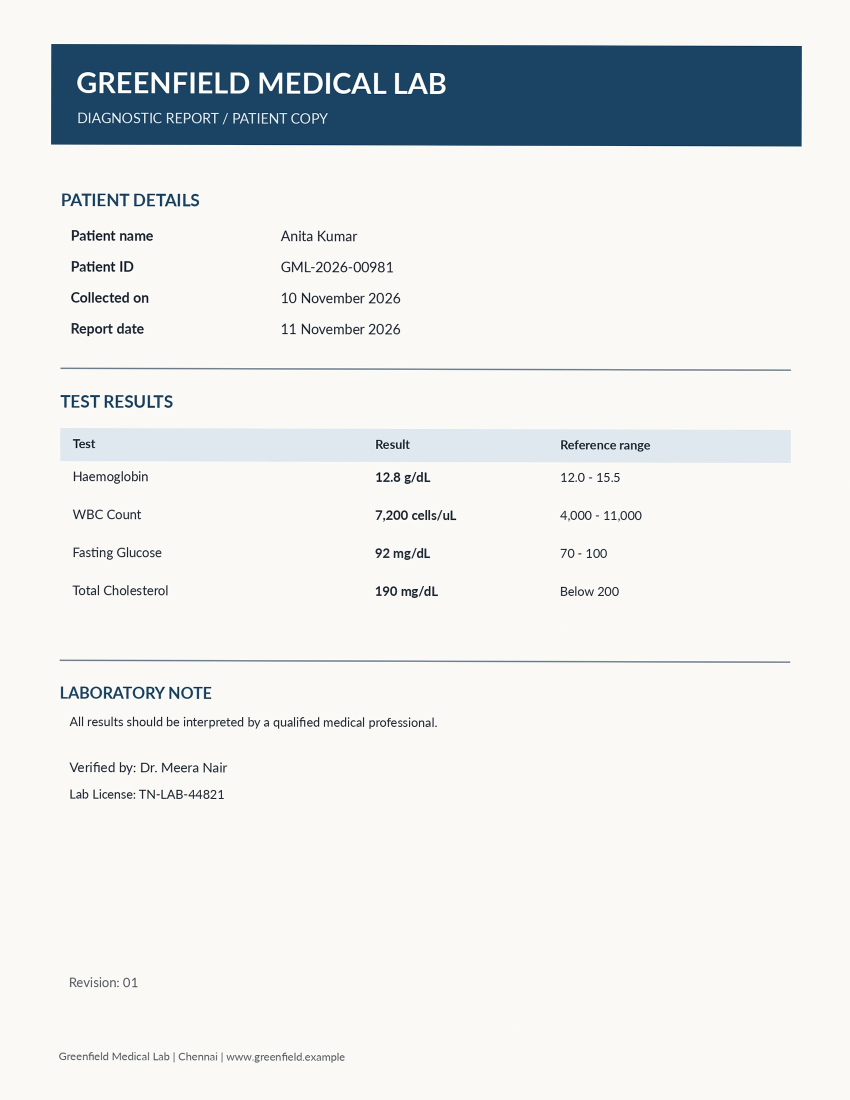
#> input picture tests/data/pack/02_JPG_Scanned_OCR/original_lab_report.jpg, 1700 x 2200 px (shown at 1/2 size)
$ python -i preprocess.py   (imports and definitions only)   (older library calls are emulated)
#> lines starting #> are read from the running program, lines starting #| are printed output that depends on the picture
"""Service 3 – Image preprocessing: orientation, skew, background flattening, ink masks."""
from __future__ import annotations

from dataclasses import dataclass
from typing import Tuple

import cv2
import numpy as np

from .config import Config

@dataclass
class Prepared:
    """Pixel layers of one processed page (all uint8, same size)."""
    bgr: np.ndarray
    gray: np.ndarray       # luminance of the page as rendered
    norm: np.ndarray       # illumination-flattened luminance (== gray for clean digital renders)
    ink: np.ndarray        # bool: dark OR coloured ink
    sat: np.ndarray        # HSV saturation
    noise: float


def to_gray(bgr: np.ndarray) -> np.ndarray:
    return cv2.cvtColor(bgr, cv2.COLOR_BGR2GRAY)


# ----------------------------------------------------------------------------- orientation


def estimate_orientation(gray: np.ndarray) -> Tuple[int, float]:
    """Orientation inference is not performed by the extraction engine."""
    return 0, 0.0


# ----------------------------------------------------------------------------- skew


# [60 lines left out: functions estimate_skew, flatten_background, estimate_noise, not called in this run]


def estimate_contrast(gray: np.ndarray) -> float:
    """Ink-to-paper contrast in grey levels: paper (median of the brighter half) minus ink (1st percentile).
    ~180-230 for a good scan, below ~110 for a faded one. Page-relative: a pale but evenly inked page is not 'noisy'."""
    g = gray if gray.ndim == 2 else cv2.cvtColor(gray, cv2.COLOR_BGR2GRAY)
    paper = float(np.median(g[g >= np.median(g)]))
    ink = float(np.percentile(g, 1.0))
    return max(0.0, paper - ink)


def estimate_sharpness(gray: np.ndarray, max_side: int = 2800) -> float:
    """Edge sharpness of the page = 100 / (edge width in pixels), measured on the strongest text edges
    (gradient / ink-to-paper contrast, so it does not depend on contrast or font size).
    A crisp edge is 1-2 px wide (score ~50-100); blur spreads every edge (score falls towards 10)."""
    g = gray if gray.ndim == 2 else cv2.cvtColor(gray, cv2.COLOR_BGR2GRAY)
    h, w = g.shape
    if max(h, w) > max_side:                            # only ever shrink (cost); never up-sample (it would blur)
        sc = max_side / float(max(h, w))
        g = cv2.resize(g, None, fx=sc, fy=sc, interpolation=cv2.INTER_AREA)
    contrast = estimate_contrast(g)
    if contrast < 20:
        return 0.0
    f = g.astype(np.float32)
    gx = cv2.Sobel(f, cv2.CV_32F, 1, 0, ksize=3) / 8.0
    gy = cv2.Sobel(f, cv2.CV_32F, 0, 1, ksize=3) / 8.0
    mag = np.sqrt(gx * gx + gy * gy)
    thr = float(np.percentile(mag, 97.0))
    strong = mag[mag >= max(thr, 1e-3)]
    if strong.size < 50:
        return 0.0
    return float(np.median(strong) / contrast * 100.0)


# [20 lines left out: functions ink_mask, prepare, not called in this run]

>>> import cv2
>>> picture = cv2.imread('../tests/data/pack/02_JPG_Scanned_OCR/original_lab_report.jpg', cv2.IMREAD_GRAYSCALE)
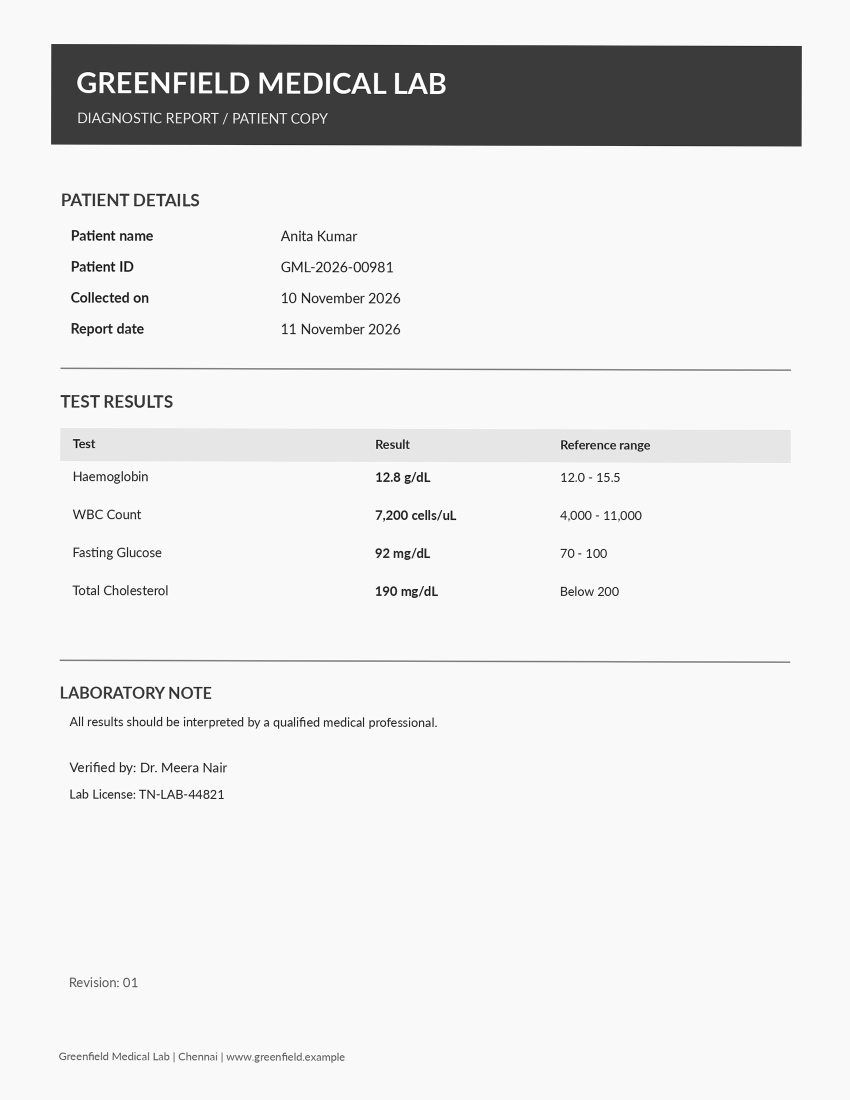
#> picture: shape (2200, 1700) (shown at 1/2 size); min 0, max 255, mean 231.5
>>> result = estimate_sharpness(picture)
#> in estimate_contrast, `paper = float(np.median(g[g >= np.median(g)]))`: paper = 249
#> in estimate_contrast, `ink = float(np.percentile(g, 1.0))`: ink = 58
#> in estimate_sharpness, `contrast = estimate_contrast(g)`: contrast = 191
#> in estimate_sharpness, `gx = cv2.Sobel(f, cv2.CV_32F, 1, 0, ksize=3) / 8.0`:
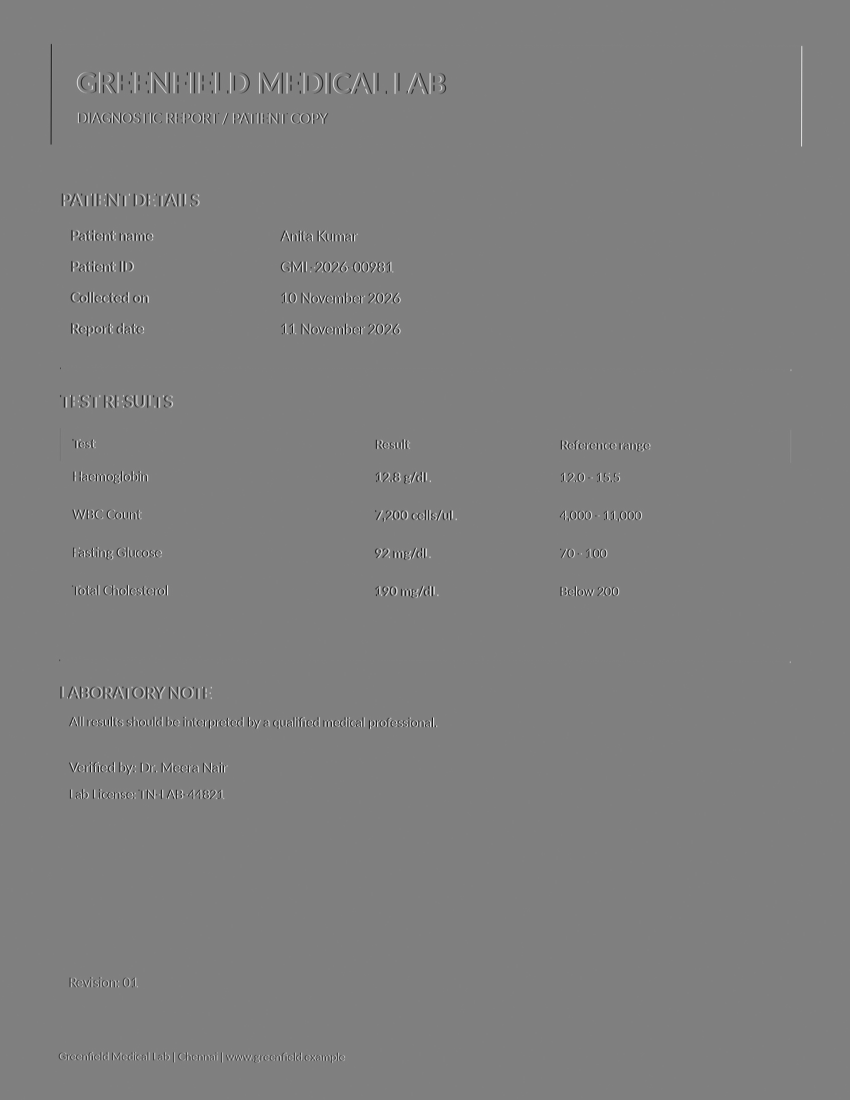
#> gx: shape (2200, 1700) float32 (shown at 1/2 size); min -127.4, max 126.9, mean 0; drawn with min black and max white
#> in estimate_sharpness, `mag = np.sqrt(gx * gx + gy * gy)`:
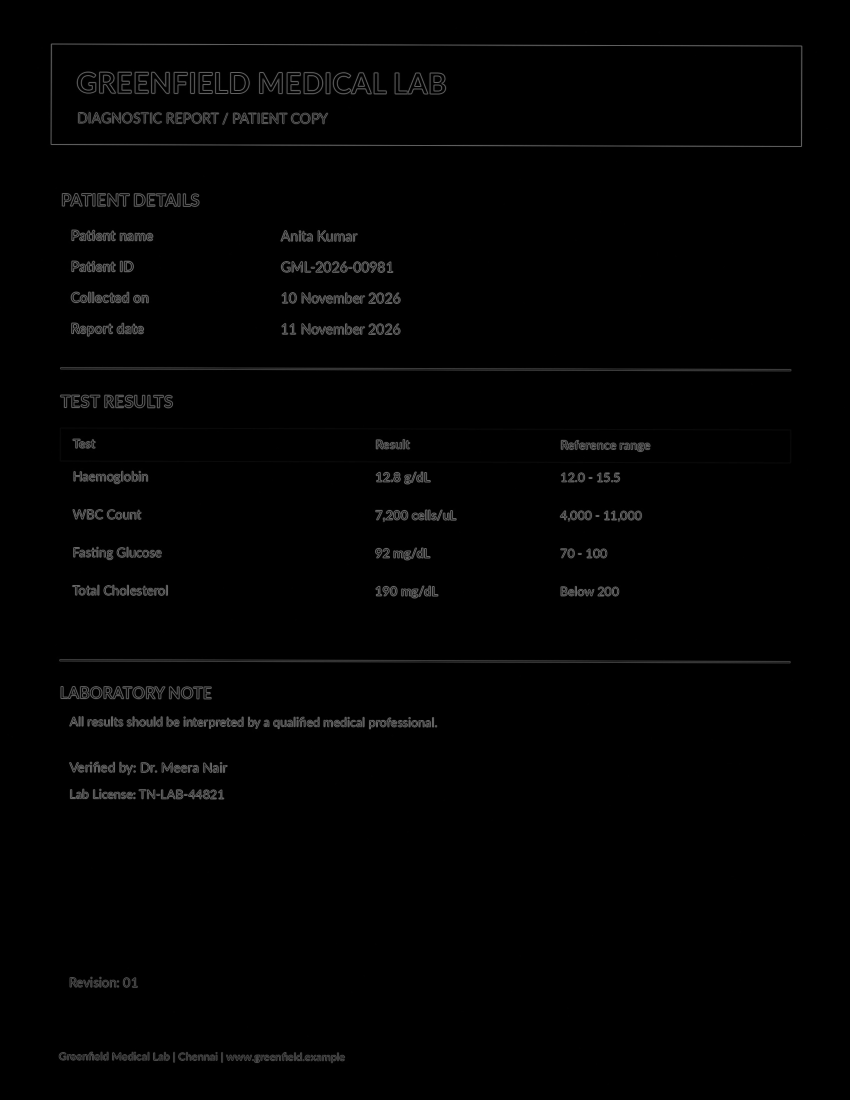
#> mag: shape (2200, 1700) float32 (shown at 1/2 size); min 0, max 128.2, mean 2.4
#> in estimate_sharpness, `thr = float(np.percentile(mag, 97.0))`: thr = 23.38
#> result = 37.63
